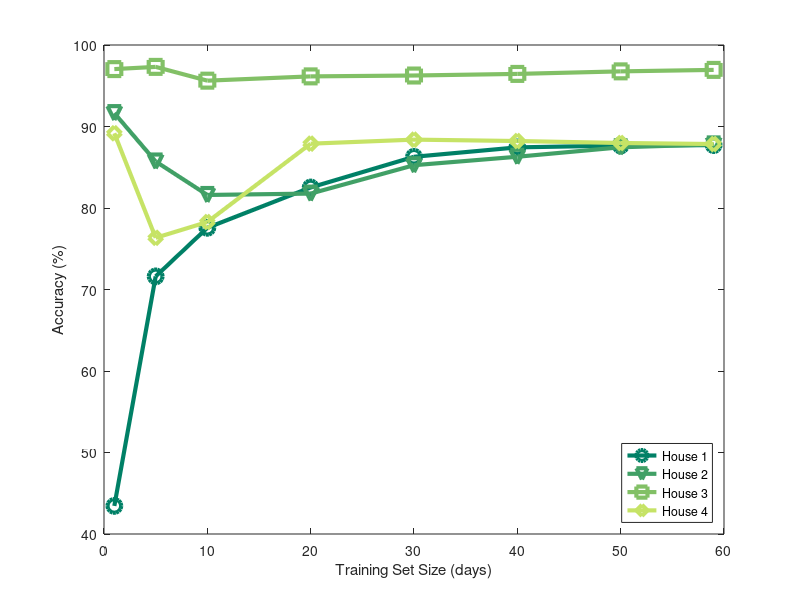

The MATLAB source for this figure:
% house A
houseA__day_1_2__day_0_1_3_tp = [14568.0];
houseA__day_1_2__day_0_1_3_tn = [54405.0];
houseA__day_1_2__day_0_1_3_fp = [89678.0];
houseA__day_1_2__day_0_1_3_fn = [109.0];

houseA__day_1_6__day_0_1_3_tp = [13477.0];
houseA__day_1_6__day_0_1_3_tn = [100213.0];
houseA__day_1_6__day_0_1_3_fp = [43870.0];
houseA__day_1_6__day_0_1_3_fn = [1200.0];

houseA__day_1_11__day_0_1_3_tp = [13083.0];
houseA__day_1_11__day_0_1_3_tn = [110066.0];
houseA__day_1_11__day_0_1_3_fp = [34017.0];
houseA__day_1_11__day_0_1_3_fn = [1594.0];

houseA__day_1_21__day_0_1_3_tp = [12629.0];
houseA__day_1_21__day_0_1_3_tn = [118378.0];
houseA__day_1_21__day_0_1_3_fp = [25705.0];
houseA__day_1_21__day_0_1_3_fn = [2048.0];

houseA__day_1_31__day_0_1_3_tp = [12299.0];
houseA__day_1_31__day_0_1_3_tn = [124685.0];
houseA__day_1_31__day_0_1_3_fp = [19398.0];
houseA__day_1_31__day_0_1_3_fn = [2378.0];

houseA__day_1_41__day_0_1_3_tp = [12449.0];
houseA__day_1_41__day_0_1_3_tn = [126369.0];
houseA__day_1_41__day_0_1_3_fp = [17714.0];
houseA__day_1_41__day_0_1_3_fn = [2228.0];

houseA__day_1_51__day_0_1_3_tp = [12411.0];
houseA__day_1_51__day_0_1_3_tn = [126764.0];
houseA__day_1_51__day_0_1_3_fp = [17319.0];
houseA__day_1_51__day_0_1_3_fn = [2266.0];

houseA__day_1_60__day_0_1_3_tp = [12443.0];
houseA__day_1_60__day_0_1_3_tn = [126813.0];
houseA__day_1_60__day_0_1_3_fp = [17270.0];
houseA__day_1_60__day_0_1_3_fn = [2234.0];

houseA_1_tpp = houseA__day_1_2__day_0_1_3_tp / (houseA__day_1_2__day_0_1_3_tp + houseA__day_1_2__day_0_1_3_fn);
houseA_5_tpp = houseA__day_1_6__day_0_1_3_tp / (houseA__day_1_6__day_0_1_3_tp + houseA__day_1_6__day_0_1_3_fn);
houseA_10_tpp = houseA__day_1_11__day_0_1_3_tp / (houseA__day_1_11__day_0_1_3_tp + houseA__day_1_11__day_0_1_3_fn);
houseA_20_tpp = houseA__day_1_21__day_0_1_3_tp / (houseA__day_1_21__day_0_1_3_tp + houseA__day_1_21__day_0_1_3_fn);
houseA_30_tpp = houseA__day_1_31__day_0_1_3_tp / (houseA__day_1_31__day_0_1_3_tp + houseA__day_1_31__day_0_1_3_fn);
houseA_40_tpp = houseA__day_1_41__day_0_1_3_tp / (houseA__day_1_41__day_0_1_3_tp + houseA__day_1_41__day_0_1_3_fn);
houseA_50_tpp = houseA__day_1_51__day_0_1_3_tp / (houseA__day_1_51__day_0_1_3_tp + houseA__day_1_51__day_0_1_3_fn);
houseA_59_tpp = houseA__day_1_60__day_0_1_3_tp / (houseA__day_1_60__day_0_1_3_tp + houseA__day_1_60__day_0_1_3_fn);

houseA_1_tnp = houseA__day_1_2__day_0_1_3_tn / (houseA__day_1_2__day_0_1_3_tn + houseA__day_1_2__day_0_1_3_fp);
houseA_5_tnp = houseA__day_1_6__day_0_1_3_tn / (houseA__day_1_6__day_0_1_3_tn + houseA__day_1_6__day_0_1_3_fp);
houseA_10_tnp = houseA__day_1_11__day_0_1_3_tn / (houseA__day_1_11__day_0_1_3_tn + houseA__day_1_11__day_0_1_3_fp);
houseA_20_tnp = houseA__day_1_21__day_0_1_3_tn / (houseA__day_1_21__day_0_1_3_tn + houseA__day_1_21__day_0_1_3_fp);
houseA_30_tnp = houseA__day_1_31__day_0_1_3_tn / (houseA__day_1_31__day_0_1_3_tn + houseA__day_1_31__day_0_1_3_fp);
houseA_40_tnp = houseA__day_1_41__day_0_1_3_tn / (houseA__day_1_41__day_0_1_3_tn + houseA__day_1_41__day_0_1_3_fp);
houseA_50_tnp = houseA__day_1_51__day_0_1_3_tn / (houseA__day_1_51__day_0_1_3_tn + houseA__day_1_51__day_0_1_3_fp);
houseA_59_tnp = houseA__day_1_60__day_0_1_3_tn / (houseA__day_1_60__day_0_1_3_tn + houseA__day_1_60__day_0_1_3_fp);

houseA_1_cp = (houseA__day_1_2__day_0_1_3_tp + houseA__day_1_2__day_0_1_3_tn) / ...
    (houseA__day_1_2__day_0_1_3_tp + houseA__day_1_2__day_0_1_3_tn + houseA__day_1_2__day_0_1_3_fp + houseA__day_1_2__day_0_1_3_fn); 
houseA_5_cp = (houseA__day_1_6__day_0_1_3_tp + houseA__day_1_6__day_0_1_3_tn) / ...
    (houseA__day_1_6__day_0_1_3_tp + houseA__day_1_6__day_0_1_3_tn + houseA__day_1_6__day_0_1_3_fp + houseA__day_1_6__day_0_1_3_fn); 
houseA_10_cp = (houseA__day_1_11__day_0_1_3_tp + houseA__day_1_11__day_0_1_3_tn) / ...
    (houseA__day_1_11__day_0_1_3_tp + houseA__day_1_11__day_0_1_3_tn + houseA__day_1_11__day_0_1_3_fp + houseA__day_1_11__day_0_1_3_fn); 
houseA_20_cp = (houseA__day_1_21__day_0_1_3_tp + houseA__day_1_21__day_0_1_3_tn) / ...
    (houseA__day_1_21__day_0_1_3_tp + houseA__day_1_21__day_0_1_3_tn + houseA__day_1_21__day_0_1_3_fp + houseA__day_1_21__day_0_1_3_fn); 
houseA_30_cp = (houseA__day_1_31__day_0_1_3_tp + houseA__day_1_31__day_0_1_3_tn) / ...
    (houseA__day_1_31__day_0_1_3_tp + houseA__day_1_31__day_0_1_3_tn + houseA__day_1_31__day_0_1_3_fp + houseA__day_1_31__day_0_1_3_fn); 
houseA_40_cp = (houseA__day_1_41__day_0_1_3_tp + houseA__day_1_41__day_0_1_3_tn) / ...
    (houseA__day_1_41__day_0_1_3_tp + houseA__day_1_41__day_0_1_3_tn + houseA__day_1_41__day_0_1_3_fp + houseA__day_1_41__day_0_1_3_fn); 
houseA_50_cp = (houseA__day_1_51__day_0_1_3_tp + houseA__day_1_51__day_0_1_3_tn) / ...
    (houseA__day_1_51__day_0_1_3_tp + houseA__day_1_51__day_0_1_3_tn + houseA__day_1_51__day_0_1_3_fp + houseA__day_1_51__day_0_1_3_fn); 
houseA_59_cp = (houseA__day_1_60__day_0_1_3_tp + houseA__day_1_60__day_0_1_3_tn) / ...
    (houseA__day_1_60__day_0_1_3_tp + houseA__day_1_60__day_0_1_3_tn + houseA__day_1_60__day_0_1_3_fp + houseA__day_1_60__day_0_1_3_fn); 

houseA_tpp = [houseA_1_tpp houseA_5_tpp houseA_10_tpp houseA_20_tpp houseA_30_tpp houseA_40_tpp houseA_50_tpp houseA_59_tpp];
houseA_tnp = [houseA_1_tnp houseA_5_tnp houseA_10_tnp houseA_20_tnp houseA_30_tnp houseA_40_tnp houseA_50_tnp houseA_59_tnp];
houseA_cp = [houseA_1_cp houseA_5_cp houseA_10_cp houseA_20_cp houseA_30_cp houseA_40_cp houseA_50_cp houseA_59_cp];

% house B
houseB__day_1_2__day_0_1_3_tp = [21154.0];
houseB__day_1_2__day_0_1_3_tn = [69378.0];
houseB__day_1_2__day_0_1_3_fp = [4518.0];
houseB__day_1_2__day_0_1_3_fn = [3734.0];

houseB__day_1_6__day_0_1_3_tp = [15035.0];
houseB__day_1_6__day_0_1_3_tn = [69632.0];
houseB__day_1_6__day_0_1_3_fp = [4264.0];
houseB__day_1_6__day_0_1_3_fn = [9853.0];

houseB__day_1_11__day_0_1_3_tp = [10644.0];
houseB__day_1_11__day_0_1_3_tn = [69964.0];
houseB__day_1_11__day_0_1_3_fp = [3932.0];
houseB__day_1_11__day_0_1_3_fn = [14244.0];

houseB__day_1_21__day_0_1_3_tp = [11363.0];
houseB__day_1_21__day_0_1_3_tn = [69412.0];
houseB__day_1_21__day_0_1_3_fp = [4484.0];
houseB__day_1_21__day_0_1_3_fn = [13525.0];

houseB__day_1_31__day_0_1_3_tp = [14813.0];
houseB__day_1_31__day_0_1_3_tn = [69402.0];
houseB__day_1_31__day_0_1_3_fp = [4494.0];
houseB__day_1_31__day_0_1_3_fn = [10075.0];

houseB__day_1_41__day_0_1_3_tp = [15861.0];
houseB__day_1_41__day_0_1_3_tn = [69379.0];
houseB__day_1_41__day_0_1_3_fp = [4517.0];
houseB__day_1_41__day_0_1_3_fn = [9027.0];

houseB__day_1_51__day_0_1_3_tp = [16282.0];
houseB__day_1_51__day_0_1_3_tn = [70105.0];
houseB__day_1_51__day_0_1_3_fp = [3791.0];
houseB__day_1_51__day_0_1_3_fn = [8606.0];


houseB__day_1_60__day_0_1_3_tp = [16580.0];
houseB__day_1_60__day_0_1_3_tn = [70157.0];
houseB__day_1_60__day_0_1_3_fp = [3739.0];
houseB__day_1_60__day_0_1_3_fn = [8308.0];

houseB_1_tpp = houseB__day_1_2__day_0_1_3_tp / (houseB__day_1_2__day_0_1_3_tp + houseB__day_1_2__day_0_1_3_fn);
houseB_5_tpp = houseB__day_1_6__day_0_1_3_tp / (houseB__day_1_6__day_0_1_3_tp + houseB__day_1_6__day_0_1_3_fn);
houseB_10_tpp = houseB__day_1_11__day_0_1_3_tp / (houseB__day_1_11__day_0_1_3_tp + houseB__day_1_11__day_0_1_3_fn);
houseB_20_tpp = houseB__day_1_21__day_0_1_3_tp / (houseB__day_1_21__day_0_1_3_tp + houseB__day_1_21__day_0_1_3_fn);
houseB_30_tpp = houseB__day_1_31__day_0_1_3_tp / (houseB__day_1_31__day_0_1_3_tp + houseB__day_1_31__day_0_1_3_fn);
houseB_40_tpp = houseB__day_1_41__day_0_1_3_tp / (houseB__day_1_41__day_0_1_3_tp + houseB__day_1_41__day_0_1_3_fn);
houseB_50_tpp = houseB__day_1_51__day_0_1_3_tp / (houseB__day_1_51__day_0_1_3_tp + houseB__day_1_51__day_0_1_3_fn);
houseB_59_tpp = houseB__day_1_60__day_0_1_3_tp / (houseB__day_1_60__day_0_1_3_tp + houseB__day_1_60__day_0_1_3_fn);

houseB_1_tnp = houseB__day_1_2__day_0_1_3_tn / (houseB__day_1_2__day_0_1_3_tn + houseB__day_1_2__day_0_1_3_fp);
houseB_5_tnp = houseB__day_1_6__day_0_1_3_tn / (houseB__day_1_6__day_0_1_3_tn + houseB__day_1_6__day_0_1_3_fp);
houseB_10_tnp = houseB__day_1_11__day_0_1_3_tn / (houseB__day_1_11__day_0_1_3_tn + houseB__day_1_11__day_0_1_3_fp);
houseB_20_tnp = houseB__day_1_21__day_0_1_3_tn / (houseB__day_1_21__day_0_1_3_tn + houseB__day_1_21__day_0_1_3_fp);
houseB_30_tnp = houseB__day_1_31__day_0_1_3_tn / (houseB__day_1_31__day_0_1_3_tn + houseB__day_1_31__day_0_1_3_fp);
houseB_40_tnp = houseB__day_1_41__day_0_1_3_tn / (houseB__day_1_41__day_0_1_3_tn + houseB__day_1_41__day_0_1_3_fp);
houseB_50_tnp = houseB__day_1_51__day_0_1_3_tn / (houseB__day_1_51__day_0_1_3_tn + houseB__day_1_51__day_0_1_3_fp);
houseB_59_tnp = houseB__day_1_60__day_0_1_3_tn / (houseB__day_1_60__day_0_1_3_tn + houseB__day_1_60__day_0_1_3_fp);

houseB_1_cp = (houseB__day_1_2__day_0_1_3_tp + houseB__day_1_2__day_0_1_3_tn) / ...
    (houseB__day_1_2__day_0_1_3_tp + houseB__day_1_2__day_0_1_3_tn + houseB__day_1_2__day_0_1_3_fp + houseB__day_1_2__day_0_1_3_fn); 
houseB_5_cp = (houseB__day_1_6__day_0_1_3_tp + houseB__day_1_6__day_0_1_3_tn) / ...
    (houseB__day_1_6__day_0_1_3_tp + houseB__day_1_6__day_0_1_3_tn + houseB__day_1_6__day_0_1_3_fp + houseB__day_1_6__day_0_1_3_fn); 
houseB_10_cp = (houseB__day_1_11__day_0_1_3_tp + houseB__day_1_11__day_0_1_3_tn) / ...
    (houseB__day_1_11__day_0_1_3_tp + houseB__day_1_11__day_0_1_3_tn + houseB__day_1_11__day_0_1_3_fp + houseB__day_1_11__day_0_1_3_fn); 
houseB_20_cp = (houseB__day_1_21__day_0_1_3_tp + houseB__day_1_21__day_0_1_3_tn) / ...
    (houseB__day_1_21__day_0_1_3_tp + houseB__day_1_21__day_0_1_3_tn + houseB__day_1_21__day_0_1_3_fp + houseB__day_1_21__day_0_1_3_fn); 
houseB_30_cp = (houseB__day_1_31__day_0_1_3_tp + houseB__day_1_31__day_0_1_3_tn) / ...
    (houseB__day_1_31__day_0_1_3_tp + houseB__day_1_31__day_0_1_3_tn + houseB__day_1_31__day_0_1_3_fp + houseB__day_1_31__day_0_1_3_fn); 
houseB_40_cp = (houseB__day_1_41__day_0_1_3_tp + houseB__day_1_41__day_0_1_3_tn) / ...
    (houseB__day_1_41__day_0_1_3_tp + houseB__day_1_41__day_0_1_3_tn + houseB__day_1_41__day_0_1_3_fp + houseB__day_1_41__day_0_1_3_fn); 
houseB_50_cp = (houseB__day_1_51__day_0_1_3_tp + houseB__day_1_51__day_0_1_3_tn) / ...
    (houseB__day_1_51__day_0_1_3_tp + houseB__day_1_51__day_0_1_3_tn + houseB__day_1_51__day_0_1_3_fp + houseB__day_1_51__day_0_1_3_fn); 
houseB_59_cp = (houseB__day_1_60__day_0_1_3_tp + houseB__day_1_60__day_0_1_3_tn) / ...
    (houseB__day_1_60__day_0_1_3_tp + houseB__day_1_60__day_0_1_3_tn + houseB__day_1_60__day_0_1_3_fp + houseB__day_1_60__day_0_1_3_fn); 

houseB_tpp = [houseB_1_tpp houseB_5_tpp houseB_10_tpp houseB_20_tpp houseB_30_tpp houseB_40_tpp houseB_50_tpp houseB_59_tpp];
houseB_tnp = [houseB_1_tnp houseB_5_tnp houseB_10_tnp houseB_20_tnp houseB_30_tnp houseB_40_tnp houseB_50_tnp houseB_59_tnp];
houseB_cp = [houseB_1_cp houseB_5_cp houseB_10_cp houseB_20_cp houseB_30_cp houseB_40_cp houseB_50_cp houseB_59_cp];

% house E
houseE__day_1_2__day_0_1_3_tp = [694.0];
houseE__day_1_2__day_0_1_3_tn = [11126.0];
houseE__day_1_2__day_0_1_3_fp = [228.0];
houseE__day_1_2__day_0_1_3_fn = [132.0];

houseE__day_1_6__day_0_1_3_tp = [706.0];
houseE__day_1_6__day_0_1_3_tn = [11147.0];
houseE__day_1_6__day_0_1_3_fp = [207.0];
houseE__day_1_6__day_0_1_3_fn = [120.0];

houseE__day_1_11__day_0_1_3_tp = [644.0];
houseE__day_1_11__day_0_1_3_tn = [11003.0];
houseE__day_1_11__day_0_1_3_fp = [351.0];
houseE__day_1_11__day_0_1_3_fn = [182.0];

houseE__day_1_21__day_0_1_3_tp = [678.0];
houseE__day_1_21__day_0_1_3_tn = [11033.0];
houseE__day_1_21__day_0_1_3_fp = [321.0];
houseE__day_1_21__day_0_1_3_fn = [148.0];

houseE__day_1_31__day_0_1_3_tp = [674.0];
houseE__day_1_31__day_0_1_3_tn = [11050.0];
houseE__day_1_31__day_0_1_3_fp = [304.0];
houseE__day_1_31__day_0_1_3_fn = [152.0];

houseE__day_1_41__day_0_1_3_tp = [686.0];
houseE__day_1_41__day_0_1_3_tn = [11062.0];
houseE__day_1_41__day_0_1_3_fp = [292.0];
houseE__day_1_41__day_0_1_3_fn = [140.0];

houseE__day_1_51__day_0_1_3_tp = [702.0];
houseE__day_1_51__day_0_1_3_tn = [11084.0];
houseE__day_1_51__day_0_1_3_fp = [270.0];
houseE__day_1_51__day_0_1_3_fn = [124.0];

houseE__day_1_60__day_0_1_3_tp = [702.0];
houseE__day_1_60__day_0_1_3_tn = [11106.0];
houseE__day_1_60__day_0_1_3_fp = [248.0];
houseE__day_1_60__day_0_1_3_fn = [124.0];

houseE_1_tpp = houseE__day_1_2__day_0_1_3_tp / (houseE__day_1_2__day_0_1_3_tp + houseE__day_1_2__day_0_1_3_fn);
houseE_5_tpp = houseE__day_1_6__day_0_1_3_tp / (houseE__day_1_6__day_0_1_3_tp + houseE__day_1_6__day_0_1_3_fn);
houseE_10_tpp = houseE__day_1_11__day_0_1_3_tp / (houseE__day_1_11__day_0_1_3_tp + houseE__day_1_11__day_0_1_3_fn);
houseE_20_tpp = houseE__day_1_21__day_0_1_3_tp / (houseE__day_1_21__day_0_1_3_tp + houseE__day_1_21__day_0_1_3_fn);
houseE_30_tpp = houseE__day_1_31__day_0_1_3_tp / (houseE__day_1_31__day_0_1_3_tp + houseE__day_1_31__day_0_1_3_fn);
houseE_40_tpp = houseE__day_1_41__day_0_1_3_tp / (houseE__day_1_41__day_0_1_3_tp + houseE__day_1_41__day_0_1_3_fn);
houseE_50_tpp = houseE__day_1_51__day_0_1_3_tp / (houseE__day_1_51__day_0_1_3_tp + houseE__day_1_51__day_0_1_3_fn);
houseE_59_tpp = houseE__day_1_60__day_0_1_3_tp / (houseE__day_1_60__day_0_1_3_tp + houseE__day_1_60__day_0_1_3_fn);

houseE_1_tnp = houseE__day_1_2__day_0_1_3_tn / (houseE__day_1_2__day_0_1_3_tn + houseE__day_1_2__day_0_1_3_fp);
houseE_5_tnp = houseE__day_1_6__day_0_1_3_tn / (houseE__day_1_6__day_0_1_3_tn + houseE__day_1_6__day_0_1_3_fp);
houseE_10_tnp = houseE__day_1_11__day_0_1_3_tn / (houseE__day_1_11__day_0_1_3_tn + houseE__day_1_11__day_0_1_3_fp);
houseE_20_tnp = houseE__day_1_21__day_0_1_3_tn / (houseE__day_1_21__day_0_1_3_tn + houseE__day_1_21__day_0_1_3_fp);
houseE_30_tnp = houseE__day_1_31__day_0_1_3_tn / (houseE__day_1_31__day_0_1_3_tn + houseE__day_1_31__day_0_1_3_fp);
houseE_40_tnp = houseE__day_1_41__day_0_1_3_tn / (houseE__day_1_41__day_0_1_3_tn + houseE__day_1_41__day_0_1_3_fp);
houseE_50_tnp = houseE__day_1_51__day_0_1_3_tn / (houseE__day_1_51__day_0_1_3_tn + houseE__day_1_51__day_0_1_3_fp);
houseE_59_tnp = houseE__day_1_60__day_0_1_3_tn / (houseE__day_1_60__day_0_1_3_tn + houseE__day_1_60__day_0_1_3_fp);

houseE_1_cp = (houseE__day_1_2__day_0_1_3_tp + houseE__day_1_2__day_0_1_3_tn) / ...
    (houseE__day_1_2__day_0_1_3_tp + houseE__day_1_2__day_0_1_3_tn + houseE__day_1_2__day_0_1_3_fp + houseE__day_1_2__day_0_1_3_fn); 
houseE_5_cp = (houseE__day_1_6__day_0_1_3_tp + houseE__day_1_6__day_0_1_3_tn) / ...
    (houseE__day_1_6__day_0_1_3_tp + houseE__day_1_6__day_0_1_3_tn + houseE__day_1_6__day_0_1_3_fp + houseE__day_1_6__day_0_1_3_fn); 
houseE_10_cp = (houseE__day_1_11__day_0_1_3_tp + houseE__day_1_11__day_0_1_3_tn) / ...
    (houseE__day_1_11__day_0_1_3_tp + houseE__day_1_11__day_0_1_3_tn + houseE__day_1_11__day_0_1_3_fp + houseE__day_1_11__day_0_1_3_fn); 
houseE_20_cp = (houseE__day_1_21__day_0_1_3_tp + houseE__day_1_21__day_0_1_3_tn) / ...
    (houseE__day_1_21__day_0_1_3_tp + houseE__day_1_21__day_0_1_3_tn + houseE__day_1_21__day_0_1_3_fp + houseE__day_1_21__day_0_1_3_fn); 
houseE_30_cp = (houseE__day_1_31__day_0_1_3_tp + houseE__day_1_31__day_0_1_3_tn) / ...
    (houseE__day_1_31__day_0_1_3_tp + houseE__day_1_31__day_0_1_3_tn + houseE__day_1_31__day_0_1_3_fp + houseE__day_1_31__day_0_1_3_fn); 
houseE_40_cp = (houseE__day_1_41__day_0_1_3_tp + houseE__day_1_41__day_0_1_3_tn) / ...
    (houseE__day_1_41__day_0_1_3_tp + houseE__day_1_41__day_0_1_3_tn + houseE__day_1_41__day_0_1_3_fp + houseE__day_1_41__day_0_1_3_fn); 
houseE_50_cp = (houseE__day_1_51__day_0_1_3_tp + houseE__day_1_51__day_0_1_3_tn) / ...
    (houseE__day_1_51__day_0_1_3_tp + houseE__day_1_51__day_0_1_3_tn + houseE__day_1_51__day_0_1_3_fp + houseE__day_1_51__day_0_1_3_fn); 
houseE_59_cp = (houseE__day_1_60__day_0_1_3_tp + houseE__day_1_60__day_0_1_3_tn) / ...
    (houseE__day_1_60__day_0_1_3_tp + houseE__day_1_60__day_0_1_3_tn + houseE__day_1_60__day_0_1_3_fp + houseE__day_1_60__day_0_1_3_fn); 

houseE_tpp = [houseE_1_tpp houseE_5_tpp houseE_10_tpp houseE_20_tpp houseE_30_tpp houseE_40_tpp houseE_50_tpp houseE_59_tpp];
houseE_tnp = [houseE_1_tnp houseE_5_tnp houseE_10_tnp houseE_20_tnp houseE_30_tnp houseE_40_tnp houseE_50_tnp houseE_59_tnp];
houseE_cp = [houseE_1_cp houseE_5_cp houseE_10_cp houseE_20_cp houseE_30_cp houseE_40_cp houseE_50_cp houseE_59_cp];


% House F
houseF__day_1_2__day_0_1_3_tp = [7168.0];
houseF__day_1_2__day_0_1_3_tn = [13630.0];
houseF__day_1_2__day_0_1_3_fp = [1620.0];
houseF__day_1_2__day_0_1_3_fn = [906.0];

houseF__day_1_6__day_0_1_3_tp = [4536.0];
houseF__day_1_6__day_0_1_3_tn = [13270.0];
houseF__day_1_6__day_0_1_3_fp = [1980.0];
houseF__day_1_6__day_0_1_3_fn = [3538.0];

houseF__day_1_11__day_0_1_3_tp = [4565.0];
houseF__day_1_11__day_0_1_3_tn = [13693.0];
houseF__day_1_11__day_0_1_3_fp = [1557.0];
houseF__day_1_11__day_0_1_3_fn = [3509.0];

houseF__day_1_21__day_0_1_3_tp = [6326.0];
houseF__day_1_21__day_0_1_3_tn = [14174.0];
houseF__day_1_21__day_0_1_3_fp = [1076.0];
houseF__day_1_21__day_0_1_3_fn = [1748.0];

houseF__day_1_31__day_0_1_3_tp = [6538.0];
houseF__day_1_31__day_0_1_3_tn = [14078.0];
houseF__day_1_31__day_0_1_3_fp = [1172.0];
houseF__day_1_31__day_0_1_3_fn = [1536.0];

houseF__day_1_41__day_0_1_3_tp = [6430.0];
houseF__day_1_41__day_0_1_3_tn = [14146.0];
houseF__day_1_41__day_0_1_3_fp = [1104.0];
houseF__day_1_41__day_0_1_3_fn = [1644.0];

houseF__day_1_51__day_0_1_3_tp = [6400.0];
houseF__day_1_51__day_0_1_3_tn = [14120.0];
houseF__day_1_51__day_0_1_3_fp = [1130.0];
houseF__day_1_51__day_0_1_3_fn = [1674.0];

houseF__day_1_60__day_0_1_3_tp = [6386.0];
houseF__day_1_60__day_0_1_3_tn = [14104.0];
houseF__day_1_60__day_0_1_3_fp = [1146.0];
houseF__day_1_60__day_0_1_3_fn = [1688.0];

houseF_1_tpp = houseF__day_1_2__day_0_1_3_tp / (houseF__day_1_2__day_0_1_3_tp + houseF__day_1_2__day_0_1_3_fn);
houseF_5_tpp = houseF__day_1_6__day_0_1_3_tp / (houseF__day_1_6__day_0_1_3_tp + houseF__day_1_6__day_0_1_3_fn);
houseF_10_tpp = houseF__day_1_11__day_0_1_3_tp / (houseF__day_1_11__day_0_1_3_tp + houseF__day_1_11__day_0_1_3_fn);
houseF_20_tpp = houseF__day_1_21__day_0_1_3_tp / (houseF__day_1_21__day_0_1_3_tp + houseF__day_1_21__day_0_1_3_fn);
houseF_30_tpp = houseF__day_1_31__day_0_1_3_tp / (houseF__day_1_31__day_0_1_3_tp + houseF__day_1_31__day_0_1_3_fn);
houseF_40_tpp = houseF__day_1_41__day_0_1_3_tp / (houseF__day_1_41__day_0_1_3_tp + houseF__day_1_41__day_0_1_3_fn);
houseF_50_tpp = houseF__day_1_51__day_0_1_3_tp / (houseF__day_1_51__day_0_1_3_tp + houseF__day_1_51__day_0_1_3_fn);
houseF_59_tpp = houseF__day_1_60__day_0_1_3_tp / (houseF__day_1_60__day_0_1_3_tp + houseF__day_1_60__day_0_1_3_fn);

houseF_1_tnp = houseF__day_1_2__day_0_1_3_tn / (houseF__day_1_2__day_0_1_3_tn + houseF__day_1_2__day_0_1_3_fp);
houseF_5_tnp = houseF__day_1_6__day_0_1_3_tn / (houseF__day_1_6__day_0_1_3_tn + houseF__day_1_6__day_0_1_3_fp);
houseF_10_tnp = houseF__day_1_11__day_0_1_3_tn / (houseF__day_1_11__day_0_1_3_tn + houseF__day_1_11__day_0_1_3_fp);
houseF_20_tnp = houseF__day_1_21__day_0_1_3_tn / (houseF__day_1_21__day_0_1_3_tn + houseF__day_1_21__day_0_1_3_fp);
houseF_30_tnp = houseF__day_1_31__day_0_1_3_tn / (houseF__day_1_31__day_0_1_3_tn + houseF__day_1_31__day_0_1_3_fp);
houseF_40_tnp = houseF__day_1_41__day_0_1_3_tn / (houseF__day_1_41__day_0_1_3_tn + houseF__day_1_41__day_0_1_3_fp);
houseF_50_tnp = houseF__day_1_51__day_0_1_3_tn / (houseF__day_1_51__day_0_1_3_tn + houseF__day_1_51__day_0_1_3_fp);
houseF_59_tnp = houseF__day_1_60__day_0_1_3_tn / (houseF__day_1_60__day_0_1_3_tn + houseF__day_1_60__day_0_1_3_fp);

houseF_1_cp = (houseF__day_1_2__day_0_1_3_tp + houseF__day_1_2__day_0_1_3_tn) / ...
    (houseF__day_1_2__day_0_1_3_tp + houseF__day_1_2__day_0_1_3_tn + houseF__day_1_2__day_0_1_3_fp + houseF__day_1_2__day_0_1_3_fn); 
houseF_5_cp = (houseF__day_1_6__day_0_1_3_tp + houseF__day_1_6__day_0_1_3_tn) / ...
    (houseF__day_1_6__day_0_1_3_tp + houseF__day_1_6__day_0_1_3_tn + houseF__day_1_6__day_0_1_3_fp + houseF__day_1_6__day_0_1_3_fn); 
houseF_10_cp = (houseF__day_1_11__day_0_1_3_tp + houseF__day_1_11__day_0_1_3_tn) / ...
    (houseF__day_1_11__day_0_1_3_tp + houseF__day_1_11__day_0_1_3_tn + houseF__day_1_11__day_0_1_3_fp + houseF__day_1_11__day_0_1_3_fn); 
houseF_20_cp = (houseF__day_1_21__day_0_1_3_tp + houseF__day_1_21__day_0_1_3_tn) / ...
    (houseF__day_1_21__day_0_1_3_tp + houseF__day_1_21__day_0_1_3_tn + houseF__day_1_21__day_0_1_3_fp + houseF__day_1_21__day_0_1_3_fn); 
houseF_30_cp = (houseF__day_1_31__day_0_1_3_tp + houseF__day_1_31__day_0_1_3_tn) / ...
    (houseF__day_1_31__day_0_1_3_tp + houseF__day_1_31__day_0_1_3_tn + houseF__day_1_31__day_0_1_3_fp + houseF__day_1_31__day_0_1_3_fn); 
houseF_40_cp = (houseF__day_1_41__day_0_1_3_tp + houseF__day_1_41__day_0_1_3_tn) / ...
    (houseF__day_1_41__day_0_1_3_tp + houseF__day_1_41__day_0_1_3_tn + houseF__day_1_41__day_0_1_3_fp + houseF__day_1_41__day_0_1_3_fn); 
houseF_50_cp = (houseF__day_1_51__day_0_1_3_tp + houseF__day_1_51__day_0_1_3_tn) / ...
    (houseF__day_1_51__day_0_1_3_tp + houseF__day_1_51__day_0_1_3_tn + houseF__day_1_51__day_0_1_3_fp + houseF__day_1_51__day_0_1_3_fn); 
houseF_59_cp = (houseF__day_1_60__day_0_1_3_tp + houseF__day_1_60__day_0_1_3_tn) / ...
    (houseF__day_1_60__day_0_1_3_tp + houseF__day_1_60__day_0_1_3_tn + houseF__day_1_60__day_0_1_3_fp + houseF__day_1_60__day_0_1_3_fn); 

houseF_tpp = [houseF_1_tpp houseF_5_tpp houseF_10_tpp houseF_20_tpp houseF_30_tpp houseF_40_tpp houseF_50_tpp houseF_59_tpp];
houseF_tnp = [houseF_1_tnp houseF_5_tnp houseF_10_tnp houseF_20_tnp houseF_30_tnp houseF_40_tnp houseF_50_tnp houseF_59_tnp];
houseF_cp = [houseF_1_cp houseF_5_cp houseF_10_cp houseF_20_cp houseF_30_cp houseF_40_cp houseF_50_cp houseF_59_cp];
colors = colormap('summer');

trainingSetSize = [1 5 10 20 30 40 50 59];

plot(trainingSetSize, houseA_cp * 100, '-o', 'Color', colors(1, :), 'LineWidth', 3, 'MarkerSize', 10);
hold on
plot(trainingSetSize, houseB_cp * 100, '-v', 'Color', colors(17, :), 'LineWidth', 3, 'MarkerSize', 10);
plot(trainingSetSize, houseE_cp * 100, '-s', 'Color', colors(33, :), 'LineWidth', 3, 'MarkerSize', 10);
plot(trainingSetSize, houseF_cp * 100, '-d', 'Color', colors(50, :), 'LineWidth', 3, 'MarkerSize', 10);

legend({'House 1', 'House 2', 'House 3', 'House 4'}, 'Location', 'SouthEast')
xlabel('Training Set Size (days)')
ylabel('Accuracy (%)')
